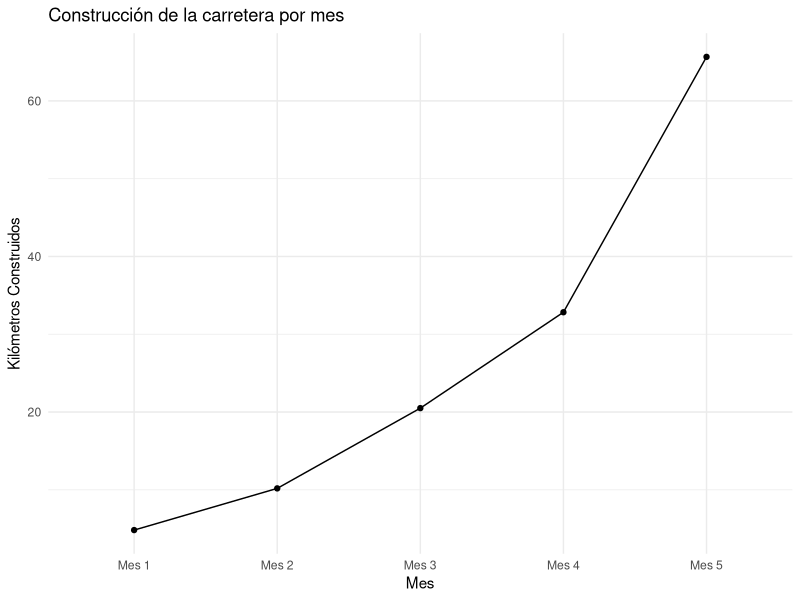
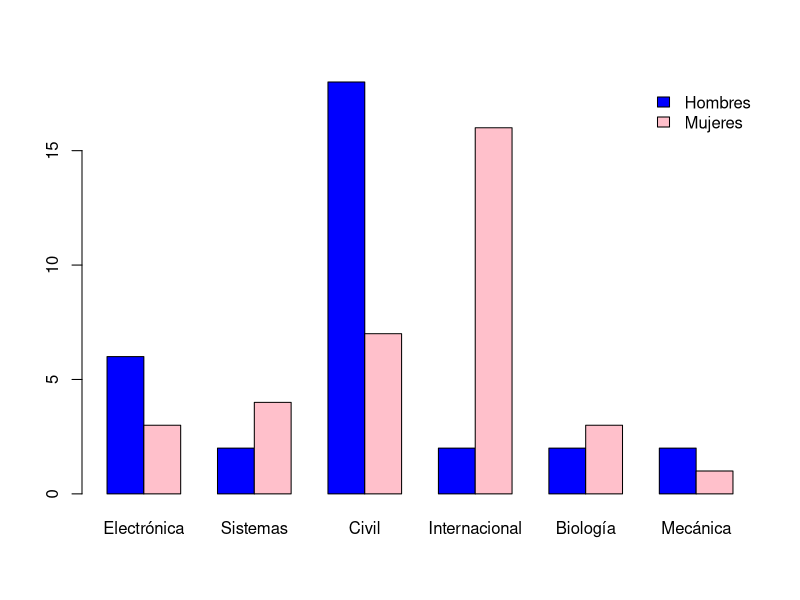
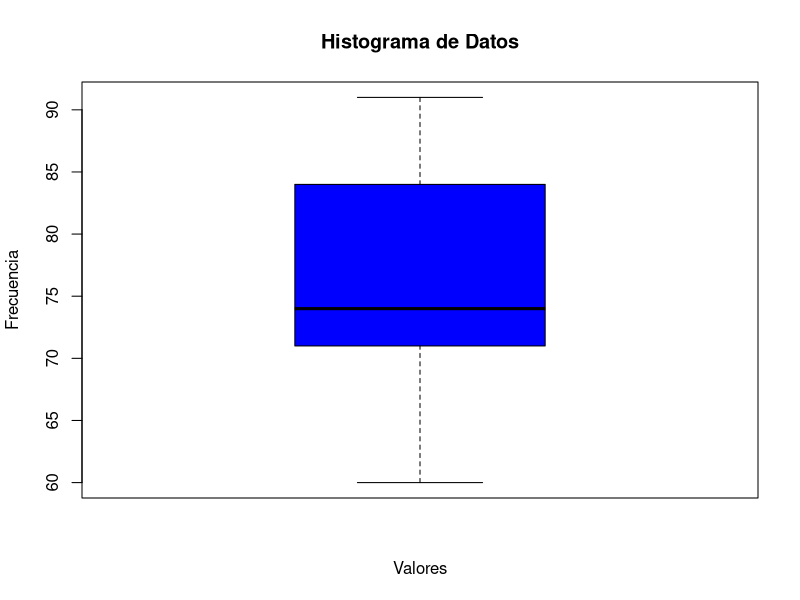
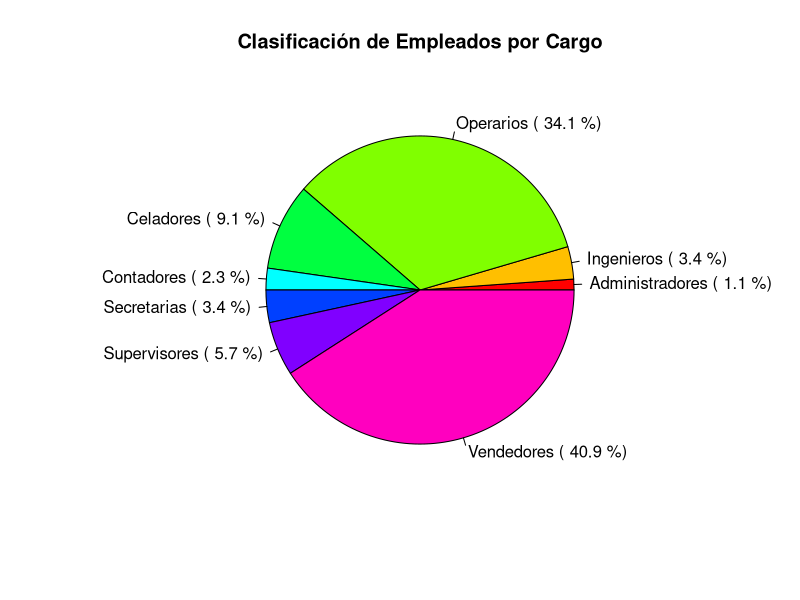

Write the R code that produced these figures, in order.
## ---- chunk 1
knitr::opts_chunk$set(echo = TRUE)
## ---- chunk 2
# Instala y carga la biblioteca ggplot2 si aún no está instalada
if (!requireNamespace("ggplot2", quietly = TRUE)) {
  install.packages("ggplot2")
}
library(ggplot2)

# Datos
meses <- c("Mes 1", "Mes 2", "Mes 3", "Mes 4", "Mes 5")
porcentaje_construido <- c(3.60, 7.60, 15.3, 24.5, 49.0)
total_proyecto <- 134  # Total de kilómetros del proyecto

# Calcula los kilómetros construidos en cada mes
kilometros_construidos <- porcentaje_construido * total_proyecto / 100

# Crea un marco de datos con los datos
data <- data.frame(Mes = meses, Kilometros_Construidos = kilometros_construidos)

# Crea el gráfico de líneas
ggplot(data, aes(x = Mes, y = Kilometros_Construidos, group = 1)) +
  geom_line() +
  geom_point() +
  labs(
    title = "Construcción de la carretera por mes",
    x = "Mes",
    y = "Kilómetros Construidos"
  ) +
  theme_minimal()

## ---- chunk 3
# Definir la matriz de datos
tabla <- matrix(c(6, 2, 18, 2, 2, 2, 3, 4, 7, 16, 3, 1),
                nrow = 2, byrow = TRUE)

# Definir los nombres de fila y columna
rownames(tabla) <- c("Hombres", "Mujeres")
colnames(tabla) <- c("Electrónica", "Sistemas", "Civil", "Internacional", "Biología", "Mecánica")

# Colores para hombres y mujeres
colores <- c("blue", "pink")

# Crear el gráfico de barras con colores y leyendas
barplot(tabla, beside = TRUE, col = colores,
        legend.text = rownames(tabla), args.legend = list(x = "topright", bty = "n", ncol = 1))

## ---- chunk 4
# Datos a partir del diagrama de tallos y hojas
datos <- c(60, 63, 64, 67, 68, 68, 68, 70, 70, 71, 71, 72, 72, 72, 72, 72, 73, 73, 74, 74, 75, 75, 75, 75, 75, 80, 83, 83, 84, 85, 86, 87, 88, 88, 89, 89, 90, 91)

# Crear el histograma
boxplot(datos, main = "Histograma de Datos", xlab = "Valores", ylab = "Frecuencia", col = "blue", border = "black", breaks = 10)

## ---- chunk 5
# Definir los datos
cargos <- c("Administradores", "Ingenieros", "Operarios", "Celadores", "Contadores", "Secretarias", "Supervisores", "Vendedores")
cantidad <- c(1, 3, 30, 8, 2, 3, 5, 36)

# Calcular los porcentajes
porcentajes <- round(cantidad / sum(cantidad) * 100, 1)

# Crear el gráfico de torta con porcentajes
pie(cantidad, labels = paste(cargos, "(", porcentajes, "%)"), col = rainbow(length(cargos)), main = "Clasificación de Empleados por Cargo")

